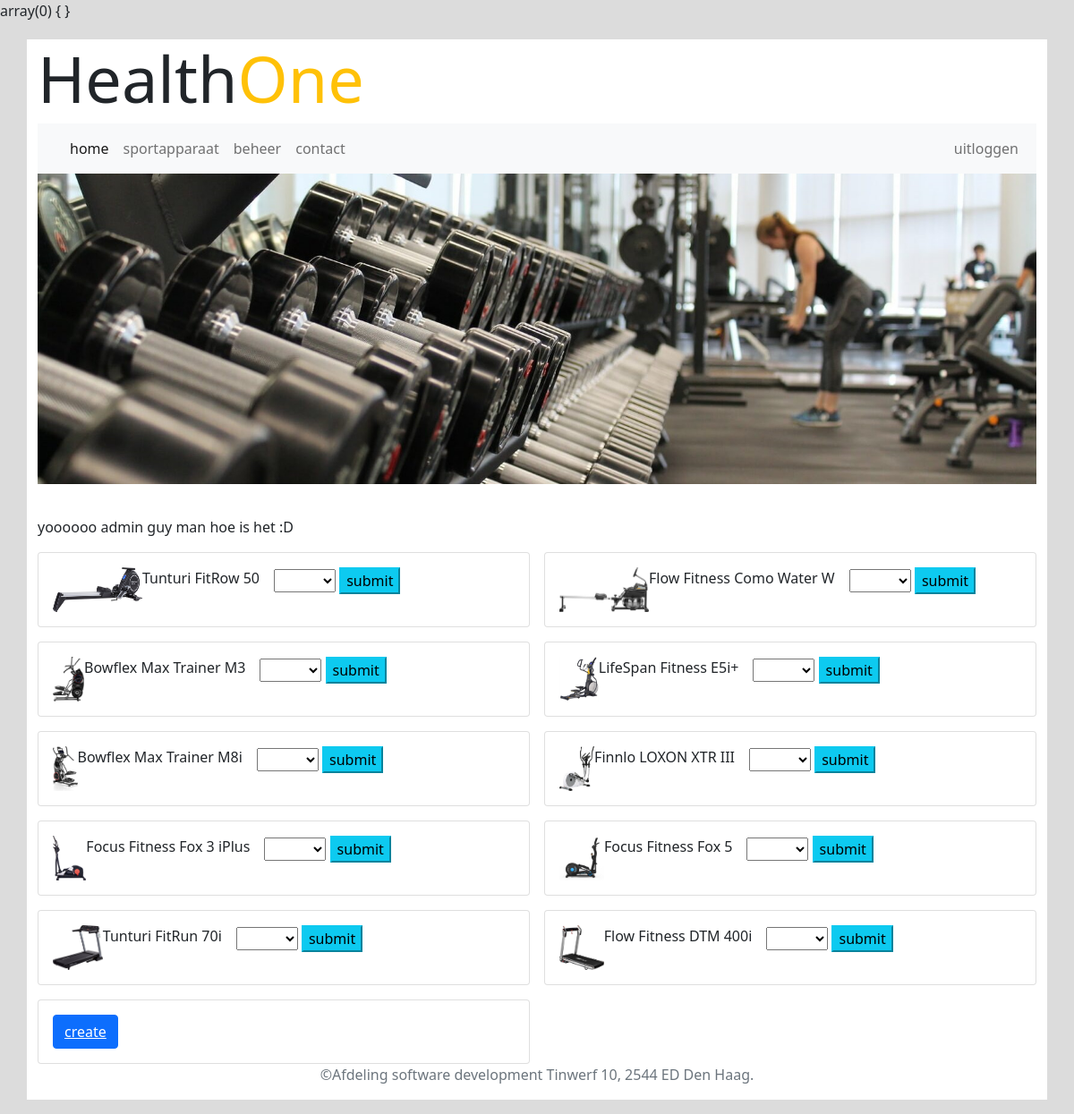
The page /admin (signed in) on the database its author committed.
### tables this page shows
CREATE TABLE `products` (
  `id` int(11) NOT NULL,
  `name` varchar(100) NOT NULL,
  `serialnumber` varchar(20) NOT NULL,
  `description` text NOT NULL,
  `picture` varchar(255) NOT NULL,
  `color` varchar(20) NOT NULL,
  `brand` varchar(50) NOT NULL,
  `category_id` bigint(20) NOT NULL
);

### Modules/Categories.php (called while the page is built, shortened)
<?php
function getCategoryId()
{
    global $pdo;
    $query=$pdo->prepare("SELECT id FROM categories");
    $query->execute();
    $categoryId=$query->fetchAll(PDO::FETCH_CLASS,"Category");
    return $categoryId;
}

### Modules/Products.php (called while the page is built, shortened)
<?php
function getProducts(int $categoryId) {
    global $pdo;
    $query = $pdo->prepare("SELECT products.id as id, products.picture as picture, products.description as description, products.name as name, products.category_id as category_id, categories.name as category_name
    FROM products join categories ON products.category_id = categories.id WHERE category_id = :id");
    $query->bindParam("id",$categoryId);
    $query->execute();
    return $query->fetchAll(PDO::FETCH_CLASS,"Product" );
}

### Templates/admin.php (the view, shortened to what this page needs)
<html>
<?php
include_once('adminDefaults/head.php');
?>
<body>
<div class="container">
    <?php
    include_once ('adminDefaults/header.php');
    include_once ('adminDefaults/menu.php');
    include_once ('adminDefaults/pictures.php');
    ?>
    <p>yoooooo admin guy man hoe is het :D</p>
    <div class="display">
        <?php $test = getCategoryId(); ?>
        <?php for ($i = 0; $i < count($test); $i++ ):?>
            <?php $categoryId = $i + 2; ?>
            <?php $products = getProducts($categoryId) ?>
            <?php foreach ($products as $product): ?>
                <div class="card">
                    <div class="card-body text-center display-flex">
                        <img class="admin-img" src="<?= $product->picture?>">
                        <div style="padding-right: 1rem" class="card-title mb-3"><?= $product->name ?></div>
                        <form class="mooi" method="post">
                            <select name="operation">
                                <option></option>
                                <option value="edit">edit</option>
                            </select>
                            <button type="submit" name="submit" value="<?=$product->id?>" class="btn-info">submit</button>
                        </form>
                    </div>
                </div>
            <?php endforeach; ?>
        <?php endfor; ?>
            <div class="card">
                <div class="card-body">
                    <button class="btn btn-primary"><a style="color: white" href="/addProduct">create</a></button>
                </div>
            </div>
    </div>
    <?php
    include_once('adminDefaults/footer.php');
    ?>
</div>
</body>
</html>

### public/index.php (shortened to what this page needs)
<?php
require '../Modules/Categories.php';
require '../Modules/Products.php';
$request = $_SERVER['REQUEST_URI'];
$params = explode("/", $request);
switch ($params[1]) {
    case 'admin':
        if ($_SESSION['user']->role == 'admin') {
            var_dump($_POST);
            if (isset($_POST['submit'])) {
                switch ($_POST['operation']) {
                    case 'edit':
                        $titleSuffix = ' | Editproduct';
                        header('Location: /editInfo');
                        break;
                    case 'delete':
                        $delete = deleteProduct($_POST['submit']);
                        include_once '../Templates/admin.php';
                        break;
                    default:
                        if ($_POST['submit'] == 'add') {
                            $titleSuffix = ' | newProduct';
                            include_once '../Templates/addProduct.php';
                            header("Location: addProduct");
                        } else {
                            include_once '../Templates/admin.php';
                        }
                        break;
                }
            } else {
                include_once '../Templates/admin.php';
            }
        } else {
            echo 'je bent een member';
        }
        break;
}

### Templates/adminDefaults/head.php (shortened to what this page needs)
<head>
    <link rel="stylesheet" href="/css/bootstrap.min.css"/>
    <link rel="stylesheet" href="/css/style.css"/>
</head>

### Templates/adminDefaults/header.php
<header>
    <div class="header-row row lead" >
        <h1 class="display-2">Health<span class="text-warning">One</span></h1>
    </div>
</header>

### Templates/adminDefaults/menu.php (shortened to what this page needs)
<nav class="navbar navbar-expand-lg navbar-light bg-light">
    <div class="container-fluid">
        <div class="collapse navbar-collapse" id="myNavbar">
            <ul class="navbar-nav">
                <li class="nav-item">
                    <a class="nav-link active" href="/home">home</a>
                </li>
                <li class="nav-item">
                    <a class="nav-link" href="/categories">sportapparaat</a>
                </li>
                <li class="nav-item">
                    <a class="nav-link" href="/admin">beheer</a>
                </li>
                <li class="nav-item">
                    <a class="nav-link" href="/contact">contact</a>
                </li>
            </ul>
            <ul class="navbar-nav ms-auto">
                <li class="nav-item">
                    <a class="nav-link" href="/logout">uitloggen</a>
                </li>
            </ul>
        </div>
    </div>
</nav>

### Templates/adminDefaults/pictures.php
<figure>
    <img class="banner-img img-fluid" src='/img/heathone-banner.jpg' />
</figure>

### Templates/adminDefaults/footer.php
<footer >
    <p class="clearfix pb-3  text-muted text-center">&copy;Afdeling software development Tinwerf 10, 2544 ED Den Haag.</p>
</footer>

### public/css/style.css (style rules this page uses)
body { background-color: gainsboro }
.container { background-color: white; }
.header-row { margin-top: 20px }
.banner-img { margin-bottom: 20px }
.navbar { margin-bottom: 0; }
.admin-img { max-width: 100px; height: 50px; }
.display-flex { display: flex; }
.display { display: grid; grid-template-columns: repeat(2, 1fr); gap: 1em; }
.mooi { justify-content: right; }

### rows shown on the page
products: picture (picture), name "Tunturi FitRow 50", $product->id 8 (drawn)
products: picture (picture), name "Flow Fitness Como Water W", $product->id 9 (drawn)
products: picture (picture), name "Bowflex Max Trainer M3", $product->id 1 (drawn)
products: picture (picture), name "LifeSpan Fitness E5i+", $product->id 2 (drawn)
products: picture (picture), name "Bowflex Max Trainer M8i", $product->id 3 (drawn)
products: picture (picture), name "Finnlo LOXON XTR III", $product->id 4 (drawn)
products: picture (picture), name "Focus Fitness Fox 3 iPlus", $product->id 5 (drawn)
products: picture (picture), name "Focus Fitness Fox 5", $product->id 6 (drawn)
products: picture (picture), name "Tunturi FitRun 70i", $product->id 10 (drawn)
products: picture (picture), name "Flow Fitness DTM 400i", $product->id 11 (drawn)
